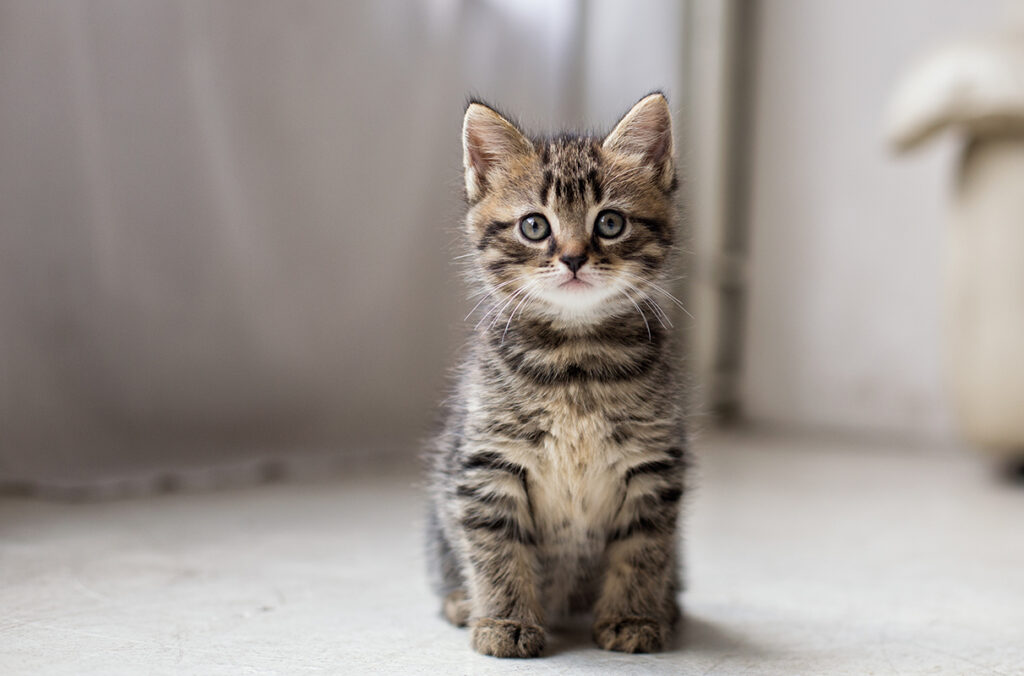
#> input picture cat.jpg, 1024 x 676 px
$ python lattice_test.py
#> lines starting #> are read from the running program, lines starting #| are printed output that depends on the picture; after the words box and inside, x2 and y2 are one past the last pixel; in counts of white or black regions, pixels touching at a corner belong together
### adaptive_segmentation.py

import numpy as np
import networkx as nx

from skimage.segmentation import slic
from skimage.color import rgb2lab
from skimage.measure import regionprops


def initial_superpixels(
    image,
    n_segments=400,
    compactness=10.0,
    sigma=1.0,
):
    """
    Generate fine initial superpixels.

    Parameters
    ----------
    image : ndarray, H x W x 3
        RGB image, with values in [0, 1] or [0, 255].
    n_segments : int
        Approximate number of initial superpixels.
    compactness : float
        SLIC trade-off between spatial regularity and color similarity.
    sigma : float
        Gaussian smoothing applied by SLIC.

    Returns
    -------
    labels : ndarray, H x W
        Integer superpixel labels.
    """
    image = np.asarray(image, dtype=np.float32)

    if image.max() > 1.0:
        image = image / 255.0

    labels = slic(
        image,
        n_segments=n_segments,
        compactness=compactness,
        sigma=sigma,
        start_label=0,
        channel_axis=-1,
        convert2lab=True,
    )

    return labels.astype(np.int32)


def build_region_graph(image, labels, priority):
    """
    Construct a region adjacency graph.

    Nodes represent superpixels.
    Edges connect spatially adjacent superpixels.

    Each node stores:
      - area
      - mean Lab color
      - mean refinement priority

    Parameters
    ----------
    image : ndarray, H x W x 3
        RGB image.
    labels : ndarray, H x W
        Superpixel labels.
    priority : ndarray, H x W
        Higher values mean the region should remain finer.
    """
    image = np.asarray(image, dtype=np.float32)

    if image.max() > 1.0:
        image = image / 255.0

    lab = rgb2lab(image)
    priority = np.asarray(priority, dtype=np.float32)

    if priority.shape != labels.shape:
        raise ValueError("priority and labels must have the same shape")

    graph = nx.Graph()

    for region in regionprops(labels + 1):
        label = region.label - 1
        mask = labels == label

        graph.add_node(
            label,
            area=int(mask.sum()),
            mean_lab=lab[mask].mean(axis=0),
            priority=float(priority[mask].mean()),
            max_priority=float(priority[mask].max()),
        )

    # Connect labels that share a horizontal or vertical boundary.
    for a, b in (
        (labels[:, :-1], labels[:, 1:]),
        (labels[:-1, :], labels[1:, :]),
    ):
        different = a != b

        pairs = np.stack(
            [a[different], b[different]], axis=1
        )

        if len(pairs) == 0:
            continue

        pairs = np.sort(pairs, axis=1)
        pairs = np.unique(pairs, axis=0)

        for u, v in pairs:
            graph.add_edge(int(u), int(v))

    return graph


# [91 lines left out: functions merge_cost, adaptive_merge, not called in this run]


class PerturbationOracle:
    """
    Black-box classifier interface.

    predict_fn(image) must return a 1D vector of class probabilities
    for one HWC image. Images passed to this class are float RGB in [0, 1].
    """

    # [545 lines left out: functions __init__, evaluate, initialize_memberships, update_membership, membership_entropy, region_mask and 4 more, not called in this run]


class OutcomeEntropyTracker:
    def __init__(self, min_observations=3):
        self.effects = {}
        self.min_observations = min_observations

    # [4 lines left out: function record, not called in this run]

    def count(self, region_id):
        return len(self.effects.get(region_id, []))

    # [43 lines left out: functions entropy, priority_entropy, record_table_effects, not called in this run]

def mean_region_membership(lattice, memberships, region_id):
    mask = region_mask(lattice, region_id)
    return memberships[mask].mean(axis=0)

# [307 lines left out: functions merge_and_test_boundary, split_priority, adaptive_inference_step, region_boundary_stats, rank_boundary_merge_candidates, not called in this run]

### region_lattice.py

from dataclasses import dataclass, field

import numpy as np
from skimage.color import rgb2lab


@dataclass
class RegionNode:
    region_id: int
    leaves: frozenset
    mean_lab: np.ndarray
    area: int
    mean_priority: float
    q90_priority: float

    # Alternative ways to decompose this region into two children.
    decompositions: list = field(default_factory=list)


class RegionLattice:
    """
    Sparse lattice of connected image regions.

    Base SLIC labels remain immutable. The current segmentation is a
    separate partition, while merged regions and their decompositions
    persist across changes in refinement priority.
    """

    def __init__(self, image, base_labels, priority):
        image = np.asarray(image, dtype=np.float32)
        if image.max() > 1.0:
            image = image / 255.0

        self.image = image
        self.lab = rgb2lab(image)
        self.base_labels = np.asarray(base_labels, dtype=np.int32).copy()

        self._check_shapes(priority)
        self.priority = np.clip(
            np.asarray(priority, dtype=np.float32), 0.0, 1.0
        )

        self.nodes = {}
        self.leaves_to_id = {}
        self.next_id = int(self.base_labels.max()) + 1

        # Initially, each SLIC label is its own region, with the same ID.
        self.current_map = self.base_labels.copy()

        for label in np.unique(self.base_labels):
            label = int(label)
            mask = self.base_labels == label
            values = self.priority[mask]

            self.nodes[label] = RegionNode(
                region_id=label,
                leaves=frozenset([label]),
                mean_lab=self.lab[mask].mean(axis=0),
                area=int(mask.sum()),
                mean_priority=float(values.mean()),
                q90_priority=float(np.quantile(values, 0.90)),
            )
            self.leaves_to_id[frozenset([label])] = label

    def _check_shapes(self, priority):
        if self.base_labels.shape != self.image.shape[:2]:
            raise ValueError("base_labels must match the image dimensions")
        if np.asarray(priority).shape != self.base_labels.shape:
            raise ValueError("priority must match the label dimensions")

    def _get_or_create_node(self, leaves, children=None):
        """Return the canonical node for a set of base superpixels."""
        leaves = frozenset(leaves)

        if leaves in self.leaves_to_id:
            region_id = self.leaves_to_id[leaves]
            node = self.nodes[region_id]

            if children is not None and children not in node.decompositions:
                node.decompositions.append(children)

            return region_id

        mask = np.isin(self.base_labels, list(leaves))
        values = self.priority[mask]

        region_id = self.next_id
        self.next_id += 1

        node = RegionNode(
            region_id=region_id,
            leaves=leaves,
            mean_lab=self.lab[mask].mean(axis=0),
            area=int(mask.sum()),
            mean_priority=float(values.mean()),
            q90_priority=float(np.quantile(values, 0.90)),
        )

        if children is not None:
            node.decompositions.append(children)

        self.nodes[region_id] = node
        self.leaves_to_id[leaves] = region_id
        return region_id

    @property
    def active_ids(self):
        """IDs in the current segmentation, not all historical nodes."""
        return set(np.unique(self.current_map).tolist())

    def adjacency(self):
        """Return pairs of regions sharing a pixel boundary."""
        pairs = []

        for a, b in (
            (self.current_map[:, :-1], self.current_map[:, 1:]),
            (self.current_map[:-1, :], self.current_map[1:, :]),
        ):
            different = a != b
            if np.any(different):
                p = np.stack([a[different], b[different]], axis=1)
                p = np.sort(p, axis=1)
                pairs.append(np.unique(p, axis=0))

        if not pairs:
            return set()

        all_pairs = np.unique(np.concatenate(pairs, axis=0), axis=0)
        return {tuple(map(int, pair)) for pair in all_pairs}


    def merge_cost(
        self,
        u,
        v,
        appearance_weight=1.0,
        boundary_weight=2.0,
    ):
        if u not in self.nodes or v not in self.nodes:
            raise KeyError(
                f"Unknown region ID: u={u}, v={v}. "
                f"Stored IDs: {list(self.nodes.keys())}; "
                f"Active IDs: {sorted(self.active_ids)}"
            )

        a, b = self.nodes[u], self.nodes[v]

        color_distance = (
            np.linalg.norm(a.mean_lab - b.mean_lab) / 100.0
        )
        boundary_priority = max(a.q90_priority, b.q90_priority)

        return (
            appearance_weight * color_distance
            + boundary_weight * boundary_priority
        )


    def merge(self, u, v):
        """Merge adjacent active regions and preserve their decomposition."""
        if u not in self.active_ids or v not in self.active_ids:
            raise ValueError("Both regions must be active")

        if u == v or tuple(sorted((u, v))) not in self.adjacency():
            raise ValueError("Regions must be distinct and adjacent")

        leaves_u = self.nodes[u].leaves
        leaves_v = self.nodes[v].leaves

        if leaves_u & leaves_v:
            raise RuntimeError("Active regions must have disjoint leaves")

        new_id = self._get_or_create_node(
            leaves_u | leaves_v,
            children=(u, v),
        )

        # Replace the two regions in the current partition.
        mask = (self.current_map == u) | (self.current_map == v)
        self.current_map[mask] = new_id

        return new_id

    def merge_low_priority(
        self,
        max_cost,
        max_merges=None,
        appearance_weight=1.0,
        boundary_weight=2.0,
    ):
        """Greedily merge the lowest-cost adjacent pair until stopped."""
        merges = 0

        while max_merges is None or merges < max_merges:
            candidates = [
                (
                    self.merge_cost(
                        u, v,
                        appearance_weight=appearance_weight,
                        boundary_weight=boundary_weight,
                    ),
                    u,
                    v,
                )
                for u, v in self.adjacency()
            ]

            if not candidates:
                break

            cost, u, v = min(candidates)

            if cost > max_cost:
                break

            self.merge(u, v)
            merges += 1

        return merges

    # [47 lines left out: functions split, update_priority, not called in this run]

    def segmentation(self):
        """Return a compact label map for the current partition."""
        active = sorted(self.active_ids)
        result = np.zeros(self.current_map.shape, dtype=np.int32)

        for compact_id, region_id in enumerate(active):
            result[self.current_map == region_id] = compact_id

        return result

    def summary(self):
        return {
            "active_regions": len(self.active_ids),
            "stored_nodes": len(self.nodes),
            "active_boundaries": len(self.adjacency()),
        }

### lattice_test.py


import matplotlib.pyplot as plt
from skimage.segmentation import mark_boundaries

from region_lattice import RegionLattice
import numpy as np

from skimage.io import imread

from adaptive_segmentation import (
    initial_superpixels,
    build_region_graph,
)

image = imread("cat.jpg")[..., :3]
#> image is the input picture: shape (676, 1024, 3); mean R, G, B 157.9, 150, 144.8

if image.max() > 1:
    image = image.astype(np.float32) / 255.0

labels = initial_superpixels(
    image,
    n_segments=200,
    compactness=10,
)
#> in initial_superpixels, `labels = slic( image, n_segments=n_segments, compactness=compactness, ..`:
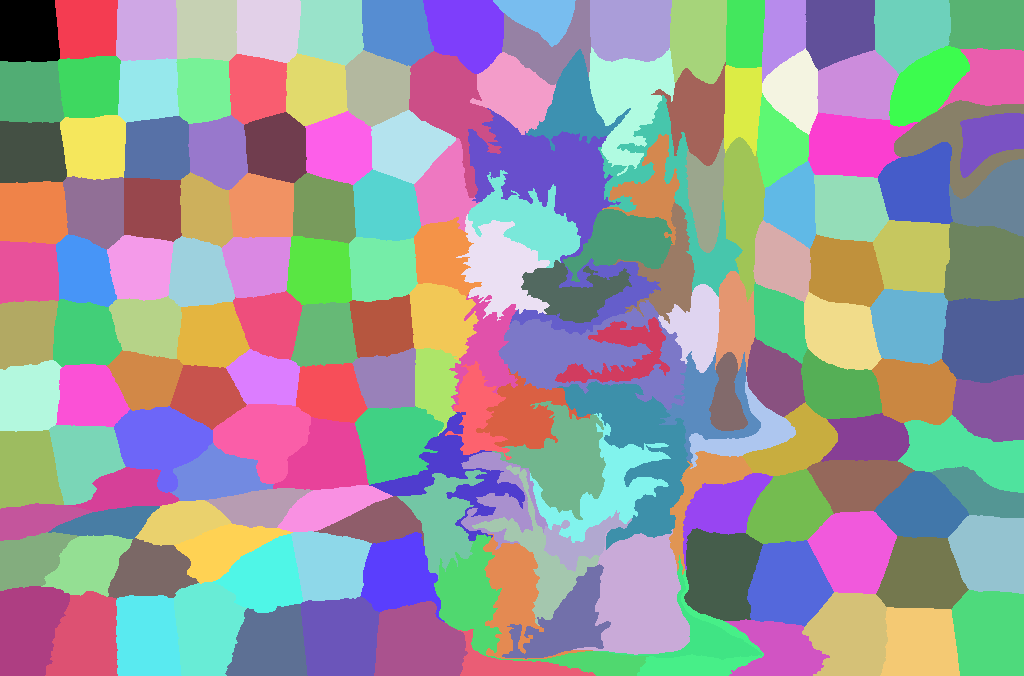
#> labels: shape (676, 1024) int64; 175 distinct labels, from 0 to 174; one colour per label, 0 black

# Temporary synthetic priority map.
# Replace this with your fuzzy membership-derived score.
H, W = labels.shape
yy, xx = np.mgrid[:H, :W]

cx, cy = W / 2, H / 2
radius = np.sqrt((xx - cx)**2 + (yy - cy)**2)

priority = np.exp(
    -((radius - min(H, W) * 0.25)**2)
    / (2 * (min(H, W) * 0.07)**2)
)

graph = build_region_graph(image, labels, priority)
#> in build_region_graph, `priority = np.asarray(priority, dtype=np.float32)`:
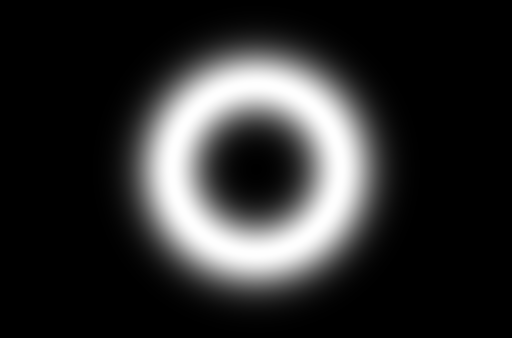
#> priority: shape (676, 1024) float32 (shown at 1/2 size); min 6.9e-20, max 1, mean 0.182
#> the loop in build_region_graph, `for region in regionprops(labels + 1):` made 175 passes
#> pass 1, in build_region_graph, `mask = labels == label`:
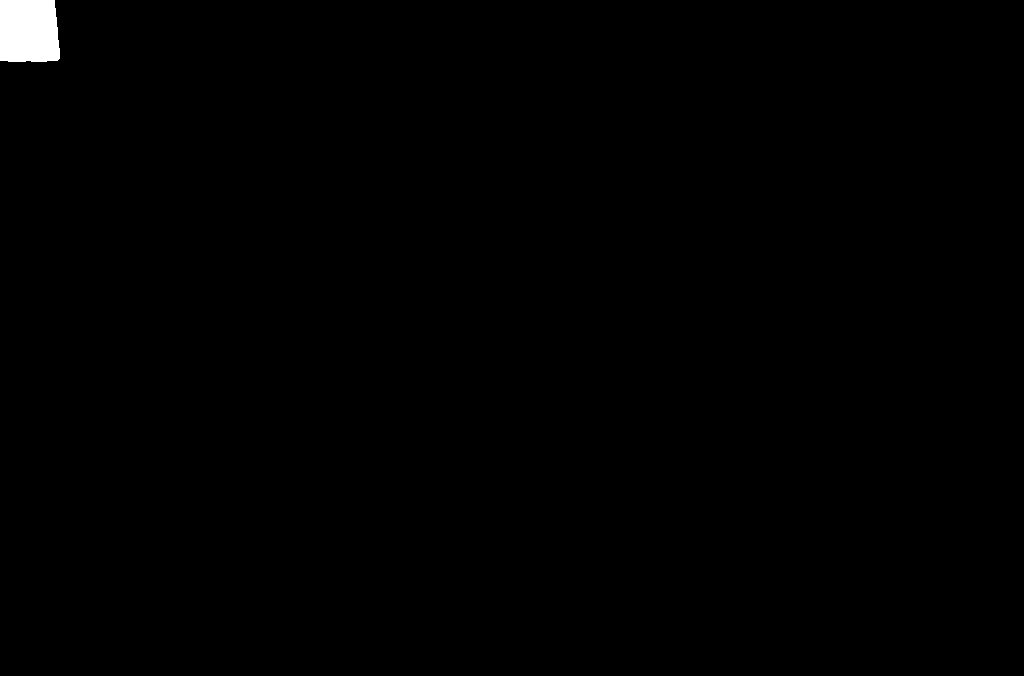
#> mask: shape (676, 1024) bool; 0.51% white; 1 white region, box (x1, y1, x2, y2) and area: (0, 0, 60, 62) 3551
#> the loop in build_region_graph, `for a, b in ( (labels[:, :-1], labels[:, 1:]), (labels[:-1, :], labels..` made 2 passes

# fig, axes = plt.subplots(1, 3, figsize=(15, 5))

# axes[0].imshow(image)
# axes[0].set_title("Original image")

# axes[1].imshow(mark_boundaries(image, labels))
# axes[1].set_title(f"Fine SLIC: {len(np.unique(labels))} regions")

# axes[2].imshow(priority, cmap="magma")
# axes[2].set_title("Refinement priority")

# for ax in axes:
#     ax.axis("off")

# plt.tight_layout()
# plt.show()

print("Initial superpixels:", len(np.unique(labels)))
#| Initial superpixels: 175
print("Graph nodes:", graph.number_of_nodes())
#| Graph nodes: 175
print("Graph edges:", graph.number_of_edges())
#| Graph edges: 465
# image: RGB image
# labels: original SLIC labels
# priority: pixel-level boundary/refinement priority in [0, 1]

lattice = RegionLattice(image, labels, priority)
#> in __init__, `self.next_id = int(self.base_labels.max()) + 1`: self.next_id = 175
#> after the loop in __init__, `for label in np.unique(self.base_labels):`: self.leaves_to_id = 175 items

print("Initial:", lattice.summary())
#> in adjacency, `pairs = []`: pairs = []
#> the loop in adjacency, `for a, b in ( (self.current_map[:, :-1], self.current_map[:, 1:]), (se..` made 2 passes
#> after the loop in adjacency, `for a, b in (`: pairs = 2 items
#> in adjacency, `all_pairs = np.unique(np.concatenate(pairs, axis=0), axis=0)`: all_pairs = 465 pairs, first value 0 to 170, second value 1 to 174
#| Initial: {'active_regions': 175, 'stored_nodes': 175, 'active_boundaries': 465}

# Merge similar, low-boundary-priority regions.
num_merges = lattice.merge_low_priority(
    max_cost=0.15,
    max_merges=175,
    appearance_weight=1.0,
    boundary_weight=2.0,
)
#> the loop in merge_low_priority, `while max_merges is None or merges < max_merges:` made 86 passes

print("After merging:", lattice.summary())
#| After merging: {'active_regions': 90, 'stored_nodes': 260, 'active_boundaries': 244}
print("Merges performed:", num_merges)
#| Merges performed: 85

merged_labels = lattice.segmentation()
#> after the loop in segmentation, `for compact_id, region_id in enumerate(active):`:
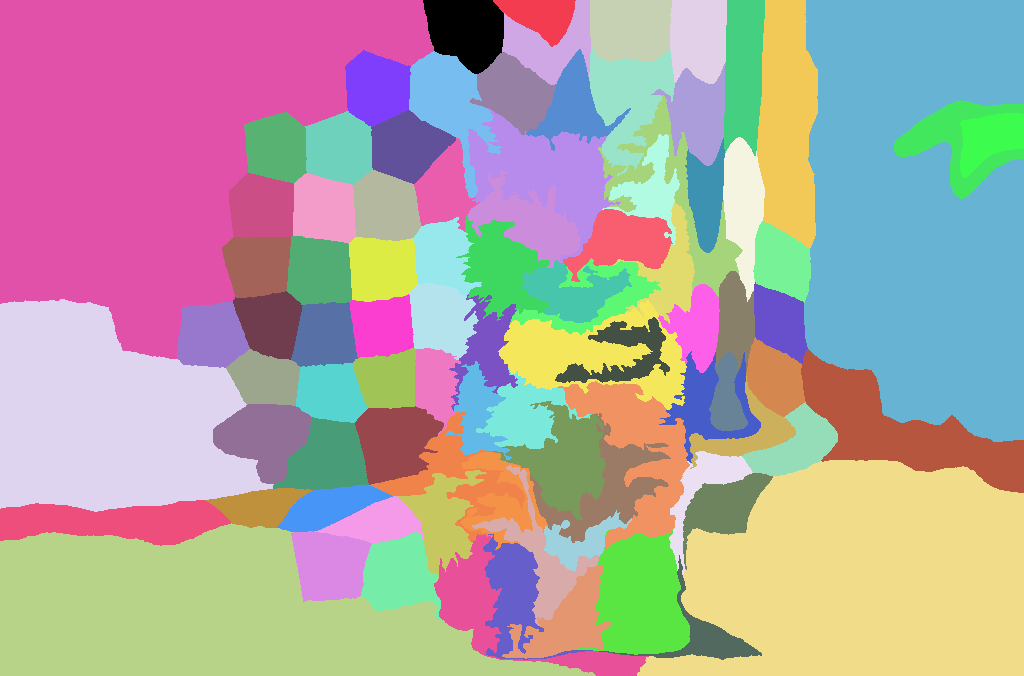
#> result: shape (676, 1024) int32; 90 distinct labels, from 0 to 89; one colour per label, 0 black

fig, axes = plt.subplots(1, 2, figsize=(12, 5))
axes[0].imshow(mark_boundaries(image, labels))
axes[0].set_title("Original SLIC regions")
axes[1].imshow(mark_boundaries(image, merged_labels))
axes[1].set_title("Adaptive merged regions")

for ax in axes:
    ax.axis("off")

plt.tight_layout()
plt.show()
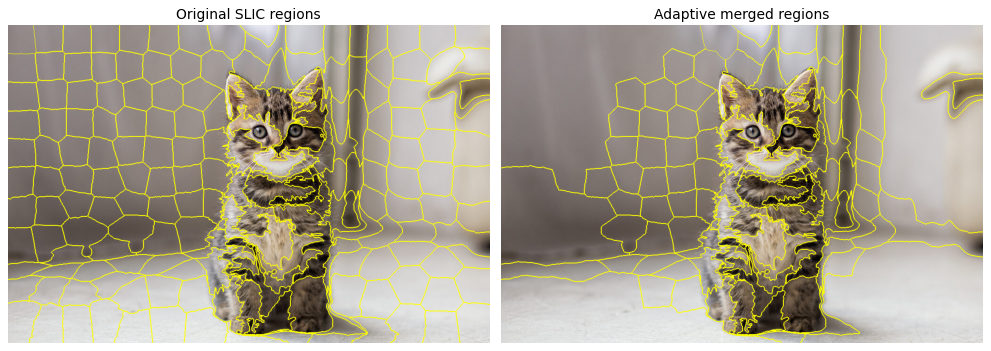
#> figure drawn by matplotlib, 2 panels
